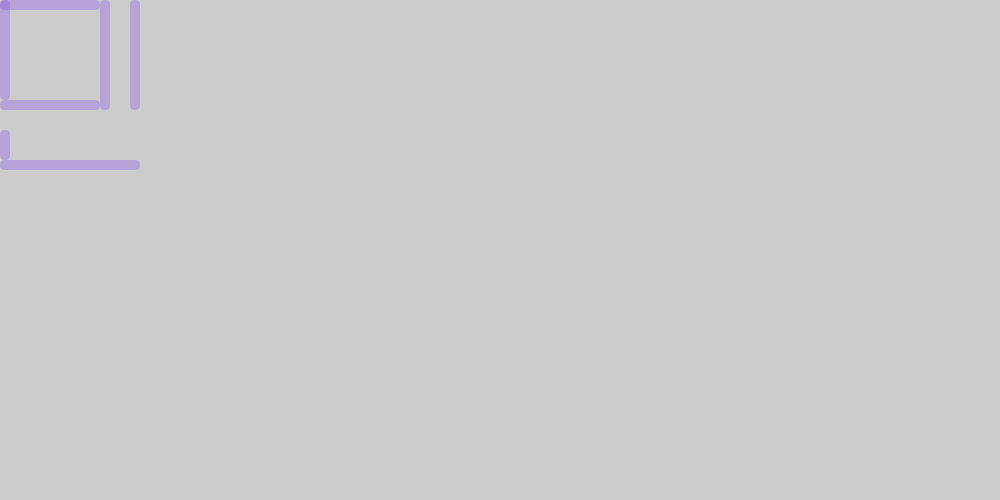
Frame 1 (no input)
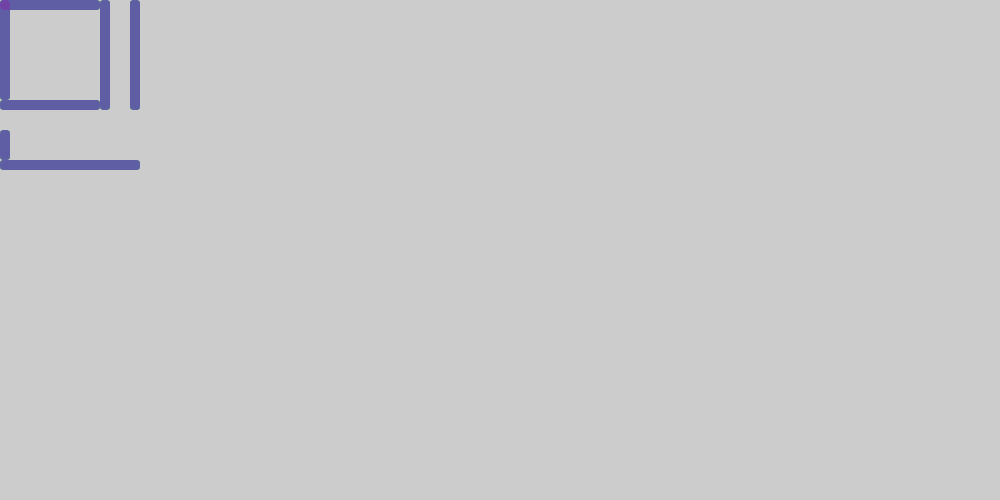
Frame 60 (the mouse pressed at the canvas centre just before this capture)
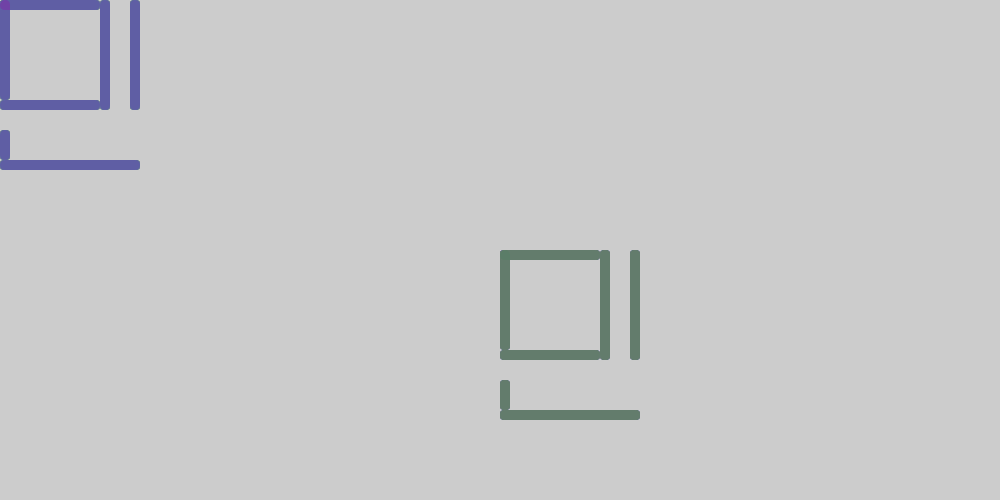
Frame 120 (the mouse held since frame 60 and released just before this capture)

The Processing sketch that drew these frames (run headless with seeded random() and noise(); from frame 60 on, the mouse is pressed at the canvas centre):

// Processing sketch: sketch_0404myname2
// ── sketch_0404myname2.pde

// int x=7 ; 




void setup() { 
  //function = englisge(number...)  all the thing is function.
  size(1000, 500);
  frameRate(4);
}






void draw() {
  // gugudan(7); // 9 = "argument"
 
  println(jaminkown(mouseX, mouseY, 10));
  
}



//***********************tish is function)
void gugudan(int x) //in the ()'s int x = parament
{
  println(x+" * 1 = "+ x*1);  
  println(x+" * 2 = "+ x*2);  
  println(x+" * 3 = "+ x*3);  
  println(x+" * 4 = "+ x*4);  
  println(x+" * 5 = "+ x*5);  
  println(x+" * 6 = "+ x*6);  
  println(x+" * 7 = "+ x*7);  
  println(x+" * 8 = "+ x*8);  
  println(x+" * 9 = "+ x*9);
}





float jaminkown(float x, float y, float w)
{
  fill(random(10, 200), random(10, 250), random(10, 250), 80);
  noStroke();
  rect(x, y, 100, w, 5);//m u
  rect(x, y+100, 100, w, 5);// m down
  rect(x, y, w, 100, 5);//m L
  rect(x+100, y, w, 110, 5);//mR
  rect(x+130, y, w, 110, 5);// I
  rect(x, y+130, w, 30, 5);//N hight
  rect(x, y+160, 140, w, 5);//N width
  
  return (x+y);
  
}
